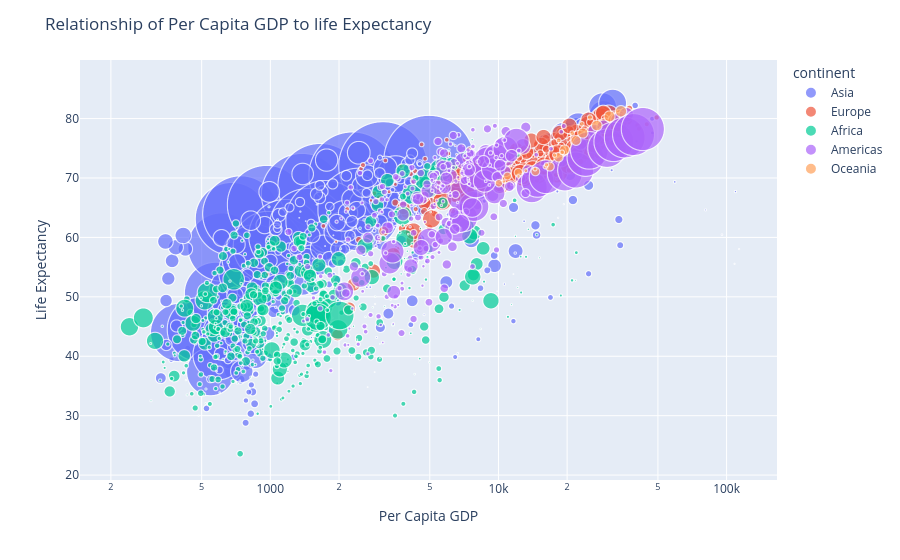

Notebook code cell kept with this figure:
### Markdown cell above
Both figures use the same country-year observations and fixed scales across years. Each bubble represents one country or territory, and its area represents population.

### Code cell
fig = px.scatter(gap_df, x="gdpPercap", y="lifeExp", log_x=True, color="continent", size="pop", size_max=90, hover_name="country", labels={"lifeExp": "Life Expectancy", "gdpPercap": " Per Capita GDP"})

fig.update_layout(title="Relationship of Per Capita GDP to life Expectancy")

fig.show()

### Figure 1 — Plotly figure (JSON) as saved in the notebook; plotly's stock layout.template omitted (floating-point values rounded to 4 significant figures; data arrays with more than 128 entries replaced by an {"elided": "..."} marker saying what was removed)
{"data": [{"hovertemplate": "<b>%{hovertext}</b><br><br>continent=Asia<br> Per Capita GDP=%{x}<br>Life Expectancy=%{y}<br>pop=%{marker.size}<extra></extra>", "hovertext": {"elided": "396 str values"}, "legendgroup": "Asia", "marker": {"color": "#636efa", "size": {"elided": "396 int values"}, "sizemode": "area", "sizeref": 162800.0, "symbol": "circle"}, "mode": "markers", "name": "Asia", "showlegend": true, "type": "scattergl", "x": {"elided": "396 float values"}, "xaxis": "x", "y": {"elided": "396 float values"}, "yaxis": "y"}, {"hovertemplate": "<b>%{hovertext}</b><br><br>continent=Europe<br> Per Capita GDP=%{x}<br>Life Expectancy=%{y}<br>pop=%{marker.size}<extra></extra>", "hovertext": {"elided": "360 str values"}, "legendgroup": "Europe", "marker": {"color": "#EF553B", "size": {"elided": "360 int values"}, "sizemode": "area", "sizeref": 162800.0, "symbol": "circle"}, "mode": "markers", "name": "Europe", "showlegend": true, "type": "scattergl", "x": {"elided": "360 float values"}, "xaxis": "x", "y": {"elided": "360 float values"}, "yaxis": "y"}, {"hovertemplate": "<b>%{hovertext}</b><br><br>continent=Africa<br> Per Capita GDP=%{x}<br>Life Expectancy=%{y}<br>pop=%{marker.size}<extra></extra>", "hovertext": {"elided": "624 str values"}, "legendgroup": "Africa", "marker": {"color": "#00cc96", "size": {"elided": "624 int values"}, "sizemode": "area", "sizeref": 162800.0, "symbol": "circle"}, "mode": "markers", "name": "Africa", "showlegend": true, "type": "scattergl", "x": {"elided": "624 float values"}, "xaxis": "x", "y": {"elided": "624 float values"}, "yaxis": "y"}, {"hovertemplate": "<b>%{hovertext}</b><br><br>continent=Americas<br> Per Capita GDP=%{x}<br>Life Expectancy=%{y}<br>pop=%{marker.size}<extra></extra>", "hovertext": {"elided": "300 str values"}, "legendgroup": "Americas", "marker": {"color": "#ab63fa", "size": {"elided": "300 int values"}, "sizemode": "area", "sizeref": 162800.0, "symbol": "circle"}, "mode": "markers", "name": "Americas", "showlegend": true, "type": "scattergl", "x": {"elided": "300 float values"}, "xaxis": "x", "y": {"elided": "300 float values"}, "yaxis": "y"}, {"hovertemplate": "<b>%{hovertext}</b><br><br>continent=Oceania<br> Per Capita GDP=%{x}<br>Life Expectancy=%{y}<br>pop=%{marker.size}<extra></extra>", "hovertext": ["Australia", "Australia", "Australia", "Australia", "Australia", "Australia", "Australia", "Australia", "Australia", "Australia", "Australia", "Australia", "New Zealand", "New Zealand", "New Zealand", "New Zealand", "New Zealand", "New Zealand", "New Zealand", "New Zealand", "New Zealand", "New Zealand", "New Zealand", "New Zealand"], "legendgroup": "Oceania", "marker": {"color": "#FFA15A", "size": [8691212, 9712569, 10794968, 11872264, 13177000, 14074100, 15184200, 16257249, 17481977, 18565243, 19546792, 20434176, 1994794, 2229407, 2488550, 2728150, 2929100, 3164900, 3210650, 3317166, 3437674, 3676187, 3908037, 4115771], "sizemode": "area", "sizeref": 162800.0, "symbol": "circle"}, "mode": "markers", "name": "Oceania", "showlegend": true, "type": "scattergl", "x": [10040.0, 10950.0, 12220.0, 14530.0, 16790.0, 18330.0, 19480.0, 21890.0, 23420.0, 27000.0, 30690.0, 34440.0, 10560.0, 12250.0, 13180.0, 14460.0, 16050.0, 16230.0, 17630.0, 19010.0, 18360.0, 21050.0, 23190.0, 25190.0], "xaxis": "x", "y": [69.12, 70.33, 70.93, 71.1, 71.93, 73.49, 74.74, 76.32, 77.56, 78.83, 80.37, 81.23, 69.39, 70.26, 71.24, 71.52, 71.89, 72.22, 73.84, 74.32, 76.33, 77.55, 79.11, 80.2], "yaxis": "y"}], "layout": {"legend": {"itemsizing": "constant", "title": {"text": "continent"}, "tracegroupgap": 0}, "margin": {"t": 60}, "title": {"text": "Relationship of Per Capita GDP to life Expectancy"}, "xaxis": {"anchor": "y", "domain": [0, 1], "title": {"text": " Per Capita GDP"}, "type": "log"}, "yaxis": {"anchor": "x", "domain": [0, 1], "title": {"text": "Life Expectancy"}}}}
